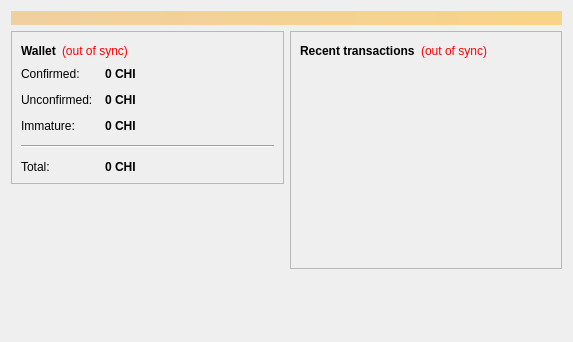
<?xml version="1.0" encoding="UTF-8"?>
<ui version="4.0">
 <class>OverviewPage</class>
 <widget class="QWidget" name="OverviewPage">
  <property name="geometry">
   <rect>
    <x>0</x>
    <y>0</y>
    <width>573</width>
    <height>342</height>
   </rect>
  </property>
  <property name="windowTitle">
   <string>Form</string>
  </property>
  <layout class="QVBoxLayout" name="topLayout">
   <item>
    <widget class="QLabel" name="labelAlerts">
     <property name="visible">
      <bool>false</bool>
     </property>
     <property name="styleSheet">
      <string notr="true">background-color: qlineargradient(x1: 0, y1: 0, x2: 1, y2: 0, stop:0 #F0D0A0, stop:1 #F8D488); color:#000000;</string>
     </property>
     <property name="wordWrap">
      <bool>true</bool>
     </property>
     <property name="margin">
      <number>3</number>
     </property>
    </widget>
   </item>
   <item>
    <layout class="QHBoxLayout" name="horizontalLayout" stretch="1,1">
     <item>
      <layout class="QVBoxLayout" name="verticalLayout_2">
       <item>
        <widget class="QFrame" name="frame">
         <property name="frameShape">
          <enum>QFrame::StyledPanel</enum>
         </property>
         <property name="frameShadow">
          <enum>QFrame::Raised</enum>
         </property>
         <layout class="QVBoxLayout" name="verticalLayout_4">
          <item>
           <layout class="QHBoxLayout" name="horizontalLayout_4">
            <item>
             <widget class="QLabel" name="label_5">
              <property name="font">
               <font>
                <weight>75</weight>
                <bold>true</bold>
               </font>
              </property>
              <property name="text">
               <string>Wallet</string>
              </property>
             </widget>
            </item>
            <item>
             <widget class="QLabel" name="labelWalletStatus">
              <property name="toolTip">
               <string>The displayed information may be out of date. Your wallet automatically synchronizes with the CHICOIN network after a connection is established, but this process has not completed yet.</string>
              </property>
              <property name="styleSheet">
               <string notr="true">QLabel { color: red; }</string>
              </property>
              <property name="text">
               <string notr="true">(out of sync)</string>
              </property>
              <property name="alignment">
               <set>Qt::AlignLeading|Qt::AlignLeft|Qt::AlignVCenter</set>
              </property>
             </widget>
            </item>
            <item>
             <spacer name="horizontalSpacer_2">
              <property name="orientation">
               <enum>Qt::Horizontal</enum>
              </property>
              <property name="sizeHint" stdset="0">
               <size>
                <width>40</width>
                <height>20</height>
               </size>
              </property>
             </spacer>
            </item>
           </layout>
          </item>
          <item>
           <layout class="QFormLayout" name="formLayout_2">
            <property name="fieldGrowthPolicy">
             <enum>QFormLayout::AllNonFixedFieldsGrow</enum>
            </property>
            <property name="horizontalSpacing">
             <number>12</number>
            </property>
            <property name="verticalSpacing">
             <number>12</number>
            </property>
            <item row="0" column="0">
             <widget class="QLabel" name="label">
              <property name="text">
               <string>Confirmed:</string>
              </property>
             </widget>
            </item>
            <item row="0" column="1">
             <widget class="QLabel" name="labelBalance">
              <property name="font">
               <font>
                <weight>75</weight>
                <bold>true</bold>
               </font>
              </property>
              <property name="cursor">
               <cursorShape>IBeamCursor</cursorShape>
              </property>
              <property name="toolTip">
               <string>Your current spendable balance</string>
              </property>
              <property name="text">
               <string notr="true">0 CHI</string>
              </property>
              <property name="textInteractionFlags">
               <set>Qt::LinksAccessibleByMouse|Qt::TextSelectableByKeyboard|Qt::TextSelectableByMouse</set>
              </property>
             </widget>
            </item>
            <item row="1" column="0">
             <widget class="QLabel" name="label_3">
              <property name="text">
               <string>Unconfirmed:</string>
              </property>
             </widget>
            </item>
            <item row="1" column="1">
             <widget class="QLabel" name="labelUnconfirmed">
              <property name="font">
               <font>
                <weight>75</weight>
                <bold>true</bold>
               </font>
              </property>
              <property name="cursor">
               <cursorShape>IBeamCursor</cursorShape>
              </property>
              <property name="toolTip">
               <string>Total of transactions that have yet to be confirmed, and do not yet count toward the spendable balance</string>
              </property>
              <property name="text">
               <string notr="true">0 CHI</string>
              </property>
              <property name="textInteractionFlags">
               <set>Qt::LinksAccessibleByMouse|Qt::TextSelectableByKeyboard|Qt::TextSelectableByMouse</set>
              </property>
             </widget>
            </item>
            <item row="2" column="0">
             <widget class="QLabel" name="labelImmatureText">
              <property name="text">
               <string>Immature:</string>
              </property>
             </widget>
            </item>
            <item row="2" column="1">
             <widget class="QLabel" name="labelImmature">
              <property name="font">
               <font>
                <weight>75</weight>
                <bold>true</bold>
               </font>
              </property>
              <property name="toolTip">
               <string>Mined balance that has not yet matured</string>
              </property>
              <property name="text">
               <string notr="true">0 CHI</string>
              </property>
              <property name="textInteractionFlags">
               <set>Qt::LinksAccessibleByMouse|Qt::TextSelectableByKeyboard|Qt::TextSelectableByMouse</set>
              </property>
             </widget>
            </item>
            <item row="3" column="0" colspan="2">
             <widget class="Line" name="line">
              <property name="orientation">
               <enum>Qt::Horizontal</enum>
              </property>
             </widget>
            </item>
            <item row="4" column="0">
             <widget class="QLabel" name="labelTotalText">
              <property name="text">
               <string>Total:</string>
              </property>
             </widget>
            </item>
            <item row="4" column="1">
             <widget class="QLabel" name="labelTotal">
              <property name="font">
               <font>
                <weight>75</weight>
                <bold>true</bold>
               </font>
              </property>
              <property name="cursor">
               <cursorShape>IBeamCursor</cursorShape>
              </property>
              <property name="toolTip">
               <string>Your current total balance</string>
              </property>
              <property name="text">
               <string notr="true">0 CHI</string>
              </property>
              <property name="textInteractionFlags">
               <set>Qt::LinksAccessibleByMouse|Qt::TextSelectableByKeyboard|Qt::TextSelectableByMouse</set>
              </property>
             </widget>
            </item>
           </layout>
          </item>
         </layout>
        </widget>
       </item>
       <item>
        <spacer name="verticalSpacer">
         <property name="orientation">
          <enum>Qt::Vertical</enum>
         </property>
         <property name="sizeHint" stdset="0">
          <size>
           <width>20</width>
           <height>40</height>
          </size>
         </property>
        </spacer>
       </item>
       <item>
        <widget class="QLabel" name="label_2">
         <property name="text">
          <string/>
         </property>
         <property name="pixmap">
          <pixmap resource="../bitcoin.qrc">:/icons/bitcoin</pixmap>
         </property>
        </widget>
       </item>
      </layout>
     </item>
     <item>
      <layout class="QVBoxLayout" name="verticalLayout_3">
       <item>
        <widget class="QFrame" name="frame_2">
         <property name="frameShape">
          <enum>QFrame::StyledPanel</enum>
         </property>
         <property name="frameShadow">
          <enum>QFrame::Raised</enum>
         </property>
         <layout class="QVBoxLayout" name="verticalLayout">
          <item>
           <layout class="QHBoxLayout" name="horizontalLayout_2">
            <item>
             <widget class="QLabel" name="label_4">
              <property name="text">
               <string>&lt;b&gt;Recent transactions&lt;/b&gt;</string>
              </property>
             </widget>
            </item>
            <item>
             <widget class="QLabel" name="labelTransactionsStatus">
              <property name="toolTip">
               <string>The displayed information may be out of date. Your wallet automatically synchronizes with the CHICOIN network after a connection is established, but this process has not completed yet.</string>
              </property>
              <property name="styleSheet">
               <string notr="true">QLabel { color: red; }</string>
              </property>
              <property name="text">
               <string notr="true">(out of sync)</string>
              </property>
              <property name="alignment">
               <set>Qt::AlignRight|Qt::AlignTrailing|Qt::AlignVCenter</set>
              </property>
             </widget>
            </item>
            <item>
             <spacer name="horizontalSpacer">
              <property name="orientation">
               <enum>Qt::Horizontal</enum>
              </property>
              <property name="sizeHint" stdset="0">
               <size>
                <width>40</width>
                <height>20</height>
               </size>
              </property>
             </spacer>
            </item>
           </layout>
          </item>
          <item>
           <widget class="QListView" name="listTransactions">
            <property name="styleSheet">
             <string notr="true">QListView { background: transparent; }</string>
            </property>
            <property name="frameShape">
             <enum>QFrame::NoFrame</enum>
            </property>
            <property name="verticalScrollBarPolicy">
             <enum>Qt::ScrollBarAlwaysOff</enum>
            </property>
            <property name="horizontalScrollBarPolicy">
             <enum>Qt::ScrollBarAlwaysOff</enum>
            </property>
            <property name="selectionMode">
             <enum>QAbstractItemView::NoSelection</enum>
            </property>
           </widget>
          </item>
         </layout>
        </widget>
       </item>
       <item>
        <spacer name="verticalSpacer_2">
         <property name="orientation">
          <enum>Qt::Vertical</enum>
         </property>
         <property name="sizeHint" stdset="0">
          <size>
           <width>20</width>
           <height>40</height>
          </size>
         </property>
        </spacer>
       </item>
      </layout>
     </item>
    </layout>
   </item>
  </layout>
 </widget>
 <resources>
  <include location="../bitcoin.qrc"/>
 </resources>
 <connections/>
</ui>
